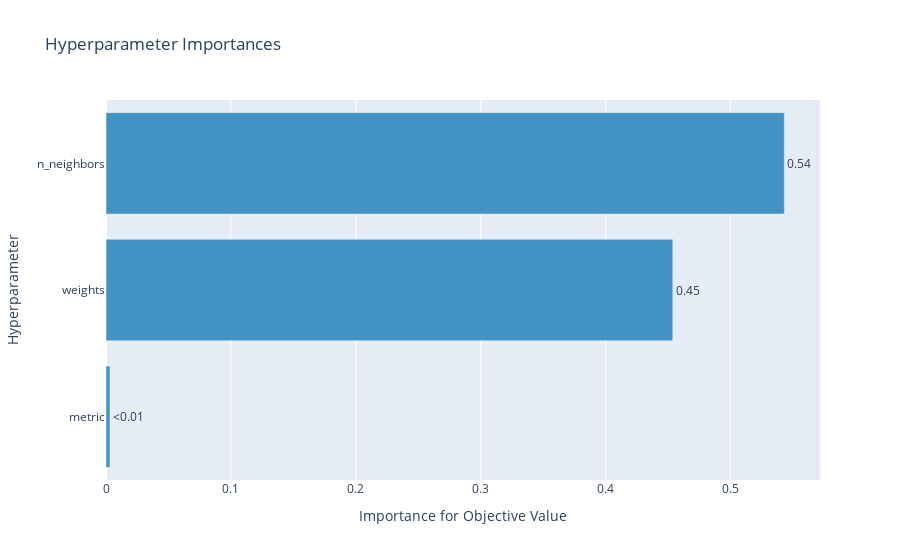
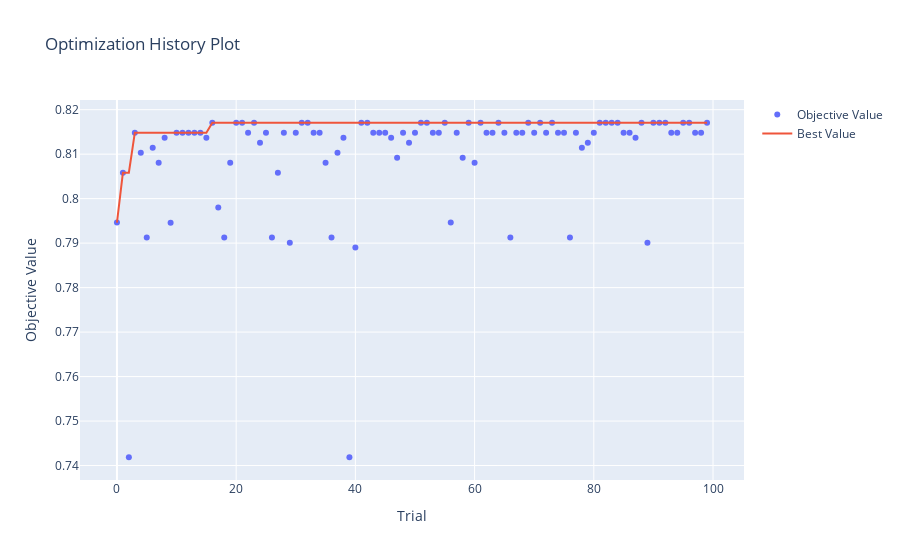

Source (notebook cell) for these figures, in order:
### Markdown cell above
knn

### Code cell
study_knn = optuna.create_study(direction='maximize')
study_knn.optimize(lambda trial : objective(trial, 'knn'), n_trials=100)

print(f'Best score: {study_knn.best_trial.value},\nBest params: {study_knn.best_trial.params}')

display(optuna.visualization.plot_param_importances(study_knn))
display(optuna.visualization.plot_optimization_history(study_knn))
